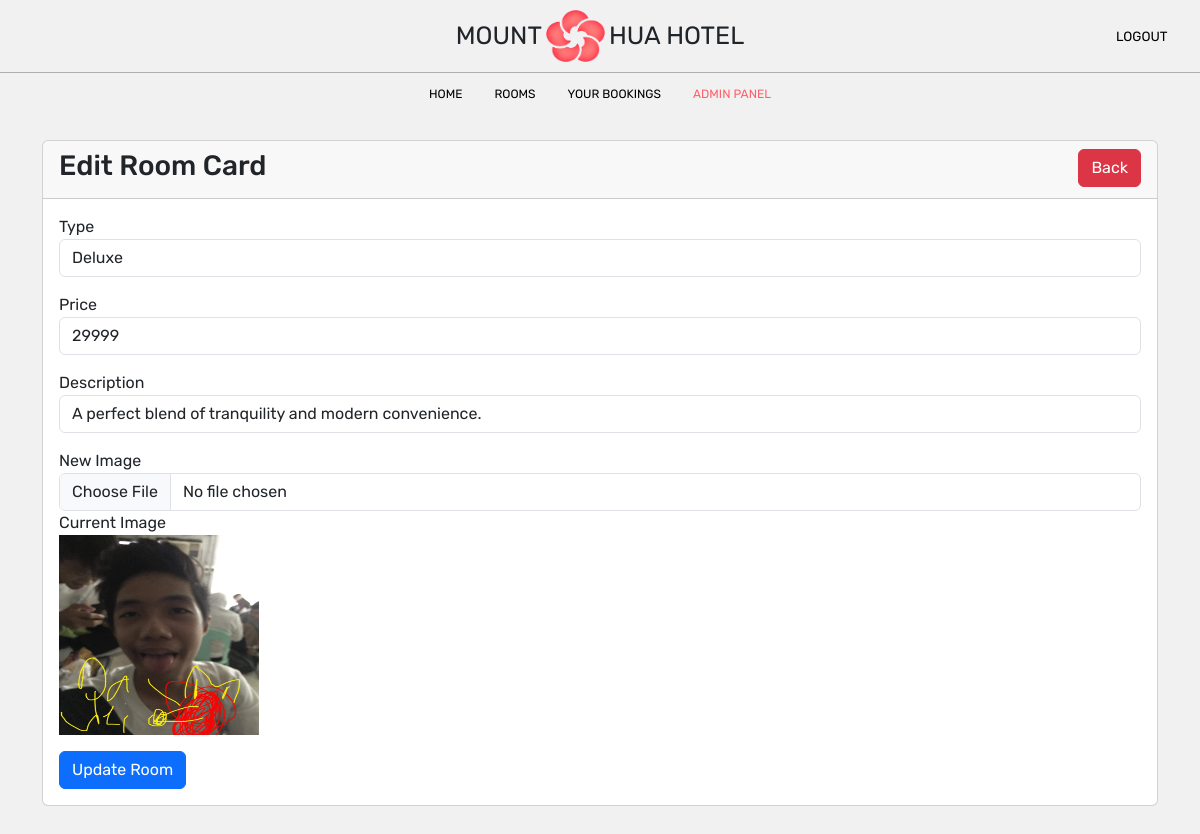
Page /website/admin/admin_room_card_edit.php?room_card_id=3 on the earlier database version.
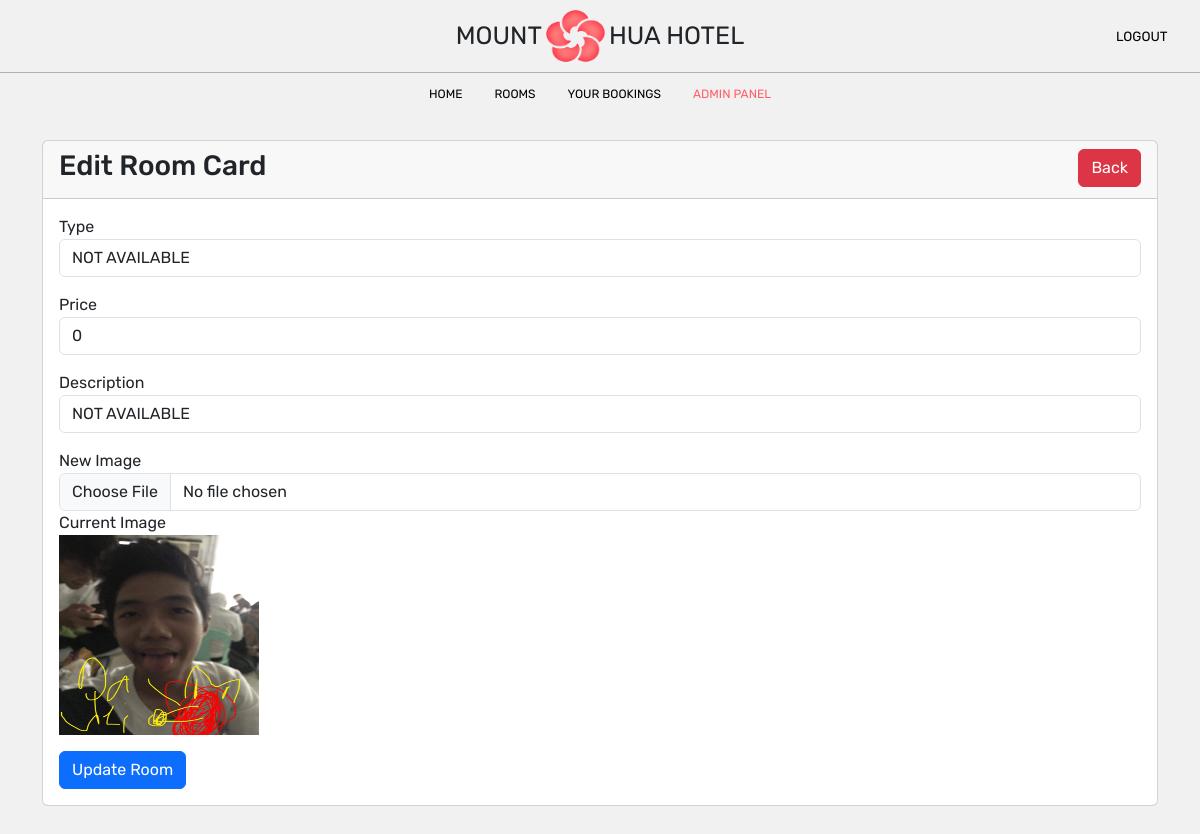
Same page on the later database version.
### tables this page shows
CREATE TABLE `room_card` (
  `room_card_id` int(11) NOT NULL,
  `image` varchar(255) DEFAULT NULL,
  `type` varchar(50) DEFAULT NULL,
  `price` int(11) DEFAULT NULL,
  `description` text DEFAULT NULL
);

### website/admin/includes/dbh.inc.php (called while the page is built)
<?php
class Dbh
{
    private $dsn = "mysql:host=localhost;dbname=hoteldatabase";
    private $dbusername = "root";
    private $dbpassword = "";
    protected function connect()
    {
        try {
            $pdo = new PDO($this->dsn, $this->dbusername, $this->dbpassword);
            $pdo->setAttribute(PDO::ATTR_ERRMODE, PDO::ERRMODE_EXCEPTION);
            return $pdo;
        } catch (PDOException $e) {
            echo "Connection Failed: " . $e->getMessage();
        }
    }
}

### website/admin/includes/admin_model.inc.php (called while the page is built, shortened)
<?php
require_once 'dbh.inc.php';
class admin_model extends Dbh
{
    public function get_room_card_id($room_card_id)
    {
        $query = "SELECT * FROM room_card WHERE room_card_id = :room_card_id LIMIT 1;";
        $stmt = $this->connect()->prepare($query);
        $stmt->bindParam(":room_card_id", $room_card_id);
        $stmt->execute();
        $result = $stmt->fetch(PDO::FETCH_ASSOC);
        return $result;
    }
}

### website/admin/admin_room_card_edit.php (the view, shortened to what this page needs)
<?php
require_once '../admin/includes/dbh.inc.php';
require_once '../admin/includes/admin_model.inc.php';
require_once '../admin/includes/admin_view.inc.php';
if (isset($_GET['room_card_id'])) {
    $room_card_id = $_GET['room_card_id'];
    $admin_model = new admin_model();
    $result = $admin_model->get_room_card_id($room_card_id);
}
?>
<!DOCTYPE html>
<html lang="en">
<head>
    <link rel="stylesheet" href="	https://cdn.jsdelivr.net/npm/bootstrap@5.3.2/dist/css/bootstrap.min.css">
    <link rel="stylesheet" href="../homePage.css">
</head>
<body>
    <nav>
        <div class="parent_nav_top">
            <div class="logo">
                <h1 class="mount">MOUNT </h1>
                <img src="../picture/mounthua.webp" alt="Mount Hua Logo" class="mount_hua_logo">
                <h1 class="hua_hotel"> HUA HOTEL</h1>
            </div>
            <div class="side_nav">
                <form action="../includes/logout.inc.php" method="post">
                    <button class="logout">LOGOUT</button>
                </form>
            </div>
        </div>
        <div class="top_nav">
            <a href="./admin_home_page.php">HOME</a>
            <a href="./admin_room_page.php">ROOMS</a>
            <a href="./admin_bookings_page.php">YOUR BOOKINGS</a>
            <a href="./admin_adminPanel_page.php" class="active">ADMIN PANEL</a>
        </div>
    </nav>
    <div class="container">
        <div class="row">
            <div class="edit_container col-md-12 mt-4">
                <div class="card">
                    <div class="card-header">
                        <h3>Edit Room Card
                            <a href="../admin/admin_adminPanel_page.php" class="btn btn-danger float-end">Back</a>
                        </h3>
                    </div>
                    <div class="card-body">
                        <form action="../admin/includes/admin_room_card_edit.inc.php" method="POST"  enctype="multipart/form-data">
                            <div class="mb-3">
                                <label>Type</label>
                                <input type="text" name="type" value="<?= $result['type']; ?> " class="form-control" />
                            </div>
                            <div class="mb-3">
                                <label>Price</label>
                                <input type="text" name="price" value="<?= $result['price']; ?> " class="form-control" />
                            </div>
                            <div class="mb-3">
                                <label>Description</label>
                                <input type="text" name="description" value="<?= $result['description']; ?> " class="form-control" />
                            </div>
                            <div class="mb-3">
                                <label>New Image</label>
                                <input type="file" name="image" class="form-control" />
                                <label>Current Image</label><br>
                                <img class="img_admin" src="../admin/includes/pictures/<?= $result['image']; ?>"><br>
                            </div>
                            <button type="submit" name="update_room_card_btn" class="btn btn-primary">Update Room</button>
                        </form>
                    </div>
                </div>
            </div>
        </div>
    </div>
</body>
</html>

Differences in the rows shown:
changed room_card: type "Deluxe" → "NOT AVAILABLE"; price "29999" → "0"; description "A perfect blend of tranquility and modern convenience." → "NOT AVAILABLE"
